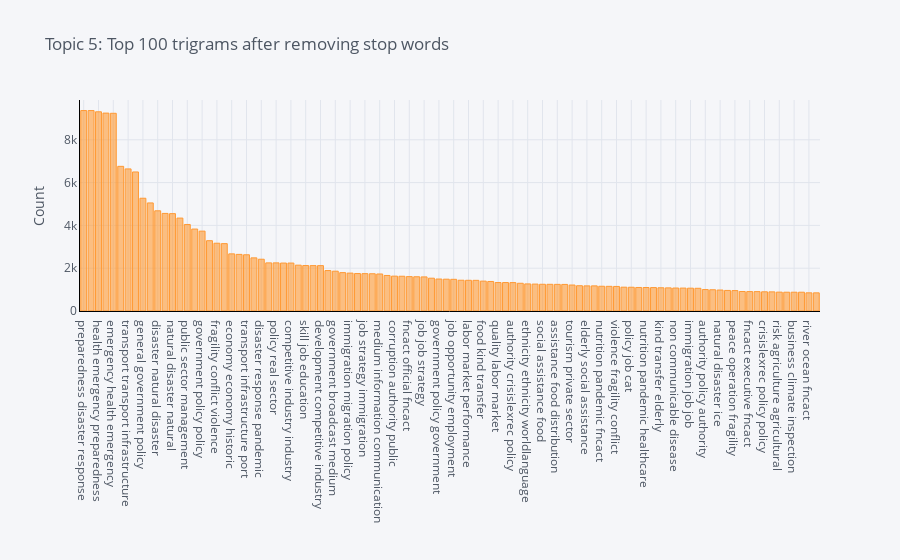

The code cell stored with this chart in its notebook:
### Code cell
plot_model(lda, plot='trigram', topic_num = 'Topic 5')

### Figure 1 — Plotly figure (JSON) as saved in the notebook; plotly's stock layout.template omitted (floating-point values rounded to 4 significant figures)
{"data": [{"marker": {"color": "rgba(255, 153, 51, 0.6)", "line": {"color": "rgba(255, 153, 51, 1.0)", "width": 1}}, "name": "count", "orientation": "v", "text": "", "type": "bar", "x": ["preparedness disaster response", "emergency preparedness disaster", "health emergency preparedness", "health emergency health", "emergency health emergency", "disaster response nutrition", "transport transport infrastructure", "response nutrition pandemic", "general government policy", "manmade disaster imply", "disaster natural disaster", "forest river ocean", "natural disaster natural", "ungp forest river", "public sector management", "policy policy government", "government policy policy", "transport infrastructure airport", "fragility conflict violence", "private sector development", "economy economy historic", "cat migration migration", "transport infrastructure port", "information communication technology", "disaster response pandemic", "industry policy real", "policy real sector", "industry industry policy", "competitive industry industry", "job education skill", "skill job education", "sector development competitive", "development competitive industry", "migration policy job", "government broadcast medium", "broadcast medium information", "immigration migration policy", "strategy immigration migration", "job strategy immigration", "authority public sector", "medium information communication", "fncact authority policy", "corruption authority public", "policy policy policy", "fncact official fncact", "ungp job opportunity", "job job strategy", "policy policy authority", "government policy government", "sector management governance", "job opportunity employment", "policy government fncact", "labor market performance", "labor market policy", "food kind transfer", "economy historic fncact", "quality labor market", "job quality labor", "authority crisislexrec policy", "anti corruption authority", "ethnicity ethnicity worldlanguage", "worldmammal worldmammal human", "social assistance food", "fncact authority crisislexrec", "assistance food distribution", "fncact worker fncact", "tourism private sector", "kill crisislex dead", "elderly social assistance", "transfer elderly social", "nutrition pandemic fncact", "education skill labor", "violence fragility conflict", "job cat migration", "policy job cat", "disease health emergency", "nutrition pandemic healthcare", "maritime incident maritime", "kind transfer elderly", "operation fragility conflict", "non communicable disease", "conflict violence fragility", "immigration job job", "fncact director fncact", "authority policy authority", "unemployment ungp job", "natural disaster ice", "agriculture agricultural risk", "peace operation fragility", "disaster imply fncact", "fncact executive fncact", "infrastructure airport fncact", "crisislexrec policy policy", "fncact fncact official", "risk agriculture agricultural", "climate inspection licensing", "business climate inspection", "inspection licensing permit", "river ocean fncact", "food distribution social"], "y": [9365, 9365, 9306, 9246, 9237, 6759, 6638, 6496, 5268, 5048, 4681, 4559, 4548, 4341, 4042, 3828, 3731, 3285, 3166, 3147, 2669, 2645, 2627, 2482, 2419, 2248, 2248, 2240, 2240, 2141, 2123, 2120, 2119, 1889, 1860, 1792, 1770, 1749, 1745, 1740, 1729, 1660, 1629, 1624, 1606, 1600, 1592, 1533, 1494, 1486, 1480, 1438, 1435, 1433, 1396, 1379, 1329, 1329, 1327, 1295, 1265, 1257, 1249, 1247, 1244, 1242, 1214, 1181, 1173, 1173, 1156, 1152, 1147, 1113, 1110, 1099, 1098, 1094, 1085, 1080, 1073, 1071, 1066, 1061, 1001, 993, 980, 961, 954, 911, 907, 906, 897, 894, 881, 878, 878, 878, 849, 848]}], "layout": {"legend": {"bgcolor": "#F5F6F9", "font": {"color": "#4D5663"}}, "paper_bgcolor": "#F5F6F9", "plot_bgcolor": "#F5F6F9", "title": {"font": {"color": "#4D5663"}, "text": "Topic 5: Top 100 trigrams after removing stop words"}, "xaxis": {"gridcolor": "#E1E5ED", "linecolor": "black", "showgrid": true, "tickfont": {"color": "#4D5663"}, "title": {"font": {"color": "#4D5663"}, "text": ""}, "zerolinecolor": "#E1E5ED"}, "yaxis": {"gridcolor": "#E1E5ED", "linecolor": "black", "showgrid": true, "tickfont": {"color": "#4D5663"}, "title": {"font": {"color": "#4D5663"}, "text": "Count"}, "zerolinecolor": "#E1E5ED"}}}
